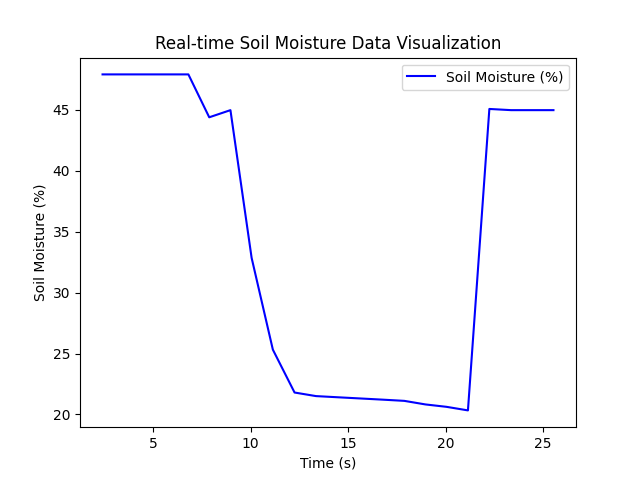

The script that drew this image:
import serial
import time
import matplotlib.pyplot as plt

# Replace 'COM3' with your actual COM port
ser = serial.Serial('COM3', 9600)

# Define the dry and wet values (calibrate these based on your sensor)
DRY_VALUE = 0    # Replace with your sensor's dry value
WET_VALUE = 1023 # Replace with your sensor's wet value

# Initialize lists to store time and sensor values
time_values = []
sensor_percentages = []

# Start the plot
plt.ion()
fig, ax = plt.subplots()
plot_line, = ax.plot(time_values, sensor_percentages, 'b-', label='Soil Moisture (%)')

# Set plot labels and title
ax.set_xlabel('Time (s)')
ax.set_ylabel('Soil Moisture (%)')
ax.set_title('Real-time Soil Moisture Data Visualization')
ax.legend()

# Set time tracking
start_time = time.time()

def convert_to_percentage(raw_value):
    # Convert raw sensor value to percentage
    percentage = ((raw_value - DRY_VALUE) / (WET_VALUE - DRY_VALUE)) * 100
    # Ensure the percentage is within 0-100 range
    return max(0, min(100, percentage))

try:
    while True:
        # Read the sensor value from the serial port
        if ser.in_waiting > 0:
            try:
                # Read the raw data from the serial port
                raw_data = ser.readline()
                # Debug: Print the raw data
                print(f"Raw Data: {raw_data}")
                # Attempt to decode the data
                sensor_reading = raw_data.decode('utf-8').strip()
                # Extract the soil moisture value
                soil_moisture_value = int(sensor_reading.split(': ')[1])
                current_time = time.time() - start_time

                # Convert the raw value to percentage
                soil_moisture_percentage = convert_to_percentage(soil_moisture_value)

                # Append the values to the lists
                time_values.append(current_time)
                sensor_percentages.append(soil_moisture_percentage)

                # Update the plot
                plot_line.set_xdata(time_values)
                plot_line.set_ydata(sensor_percentages)
                ax.relim()
                ax.autoscale_view()
                fig.canvas.draw()
                fig.canvas.flush_events()

                # Print the values to the console (for debugging purposes)
                print(f'Time: {current_time:.2f} s, Soil Moisture: {soil_moisture_percentage:.2f}%')

            except UnicodeDecodeError:
                print("Error: Could not decode the data as UTF-8. Skipping this reading.")
            except ValueError:
                print("Error: Could not extract the soil moisture value. Skipping this reading.")
            except Exception as e:
                print(f"Unexpected error: {e}. Skipping this reading.")

        # Add a short delay to match the sensor reading rate
        time.sleep(1)

except KeyboardInterrupt:
    print("Data collection stopped by the user.")

finally:
    # Close the serial connection
    ser.close()
